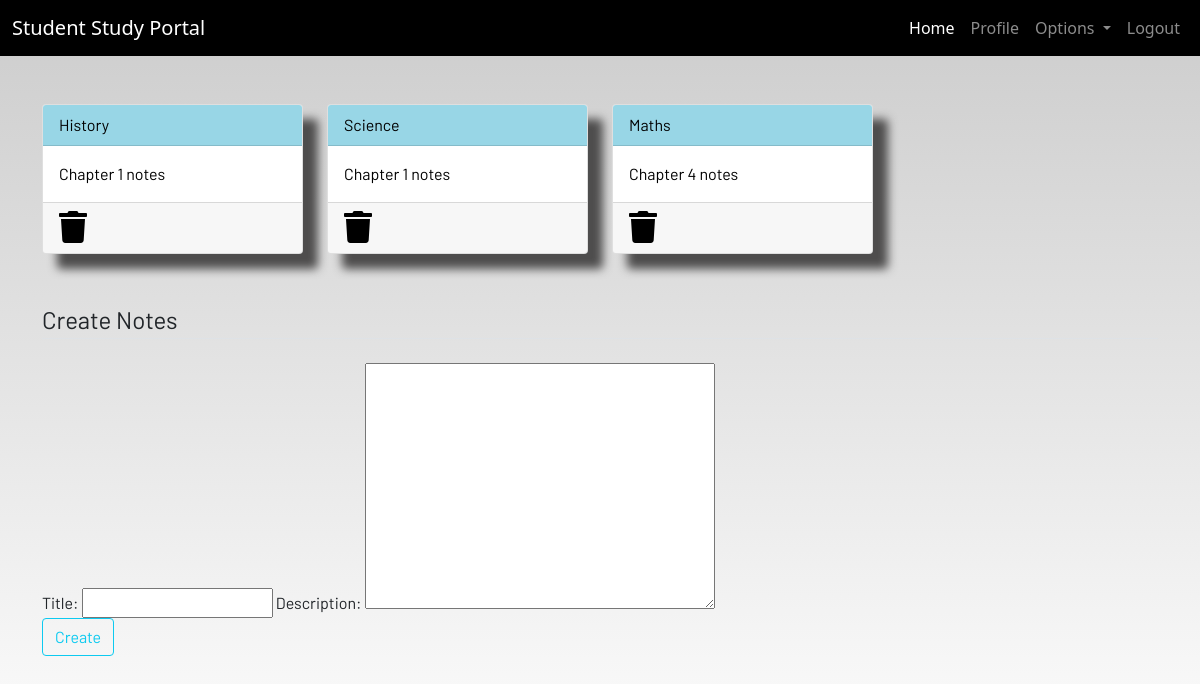
Screenshot of /notes (signed in) with the database file from the repository.
### dashboard/models.py (models this page shows, shortened)
class Notes(models.Model): # inherit the class to this parent Model class
    user = models.ForeignKey(User, on_delete=models.CASCADE) #when the user will be deleted then this notes also get deleted from db
    title = models.CharField(max_length=200)
    description = models.TextField()
    class Meta:
        verbose_name = "notes"  # is used to remove the extra s in the db adding s is a default behaviour is dj
        verbose_name_plural = "notes"

### dashboard/views.py (the view)
# urls.py: path('notes',views.notes,name="notes"),  # when we hit 8000 portal without urlname this home page will tiggered
@login_required
def notes(request):
    if request.method == 'POST':
        form = NotesForm(request.POST)
        if form.is_valid():
            notes = Notes(user=request.user, title=request.POST['title'], description=request.POST['description'])
            notes.save()
        messages.success(request,f"Notes added from {request.user.username} successfully.")
    else:
        form = NotesForm()
    notes = Notes.objects.filter(user=request.user) # when the user name is given it will return all the notes
    context = {'notes':notes,'form':form}
    return render(request,'dashboard/notes.html',context)

### dashboard/forms.py
class NotesForm(forms.ModelForm):
    class Meta:  # no need to assign 3 clos just map it with models
        model = Notes
        fields = ['title','description']

### dashboard/templates/dashboard/notes.html (shortened to what this page needs)
{% extends 'dashboard/index.html' %}
{% load static %}
{% block content %}
<div class="container">
    <div class="row">
    {% for note in notes %}
        <div class="col-md-3">
            <a href="{% url 'notes-detail' note.id %}">
                <div class="card">
                    <div class="card-header">{{note.title}}</div>
                    <div class="card-body">{{note.description|slice:"0:100"}}</div>
                    <div class="card-footer mt-auto "><a href="{% url 'delete-note' note.id %}">
                        <i class="fa fa-trash fa-2x"></i></a>
                    </div>
                </div>
            </a>
        </div>
        {% endfor %}
        <br><br>
    </div>
</div>
<br><br>
<div class="container">
    <form method="POST">
        <fieldset class="form-group">
            <legend class="border-bottom mb-4">Create Notes</legend>
        </fieldset>
        {{form}}
        <div class="form-group">
            <button href="" class="btn btn-outline-info" type="submit">
                Create
            </button>
        </div>
    </form>
</div>
{% endblock content %}

### static/css/main.css (style rules this page uses)
html { scroll-behavior: smooth; height: 100%; width: 100%; }
.card { box-shadow: 15px 15px 10px rgb(78, 77, 77); }
a { text-decoration: none !important; color: black; }
.card-header { color: black !important; background: rgb(152, 214, 230) !important; transition: 0.3s ease-in; }
html, body { max-width: 100%; overflow-x: hidden; height: 100%; width: 100%; }
body { background: linear-gradient(rgba(0, 0, 0, 0.2), rgba(255, 255, 255, 0.5)); overflow-x: hidden; background-repeat: no-repeat; }
.card-header { background-color: rgb(133, 204, 231); }
.col-md-3 .card { width: 100%; height: 100%; }
.fa { color: black; }

### rows the page displays
Notes: title "History", description "Chapter 1 notes"
Notes: title "Science", description "Chapter 1 notes"
Notes: title "Maths", description "Chapter 4 notes"
